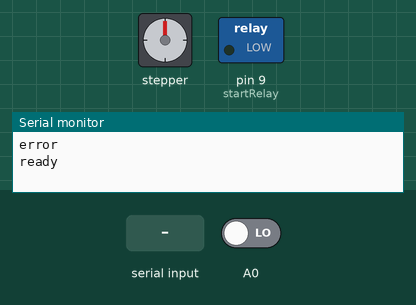
Bench run of a sketch on a simulated Arduino Uno, built with avr-gcc and run on an emulated ATmega328P. Parts: stepper motor, switched loads named in the sketch (green lamp = pin HIGH), the last lines printed to the serial monitor. Wiring (inferred from the names in the program): stepper motor (200 steps per turn assumed): coils pin 2, pin 3, pin 4, pin 5. The test bench sets the inputs (shaded band); at power-on: A0 LOW.

Above: at 1.2 s.
1.3 s: "start" received over Serial
At 2.1 s:
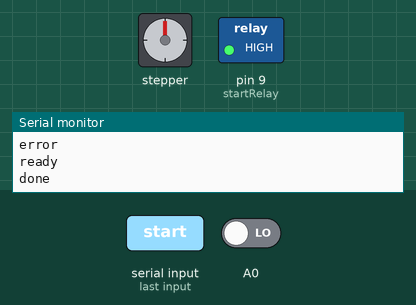
2.8 s: "stop" received over Serial
At 3.2 s:
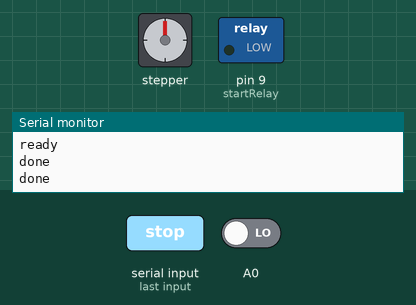
Timing chart, 0 to 5.8 s (numbered marks = the images above; inputs shaded):
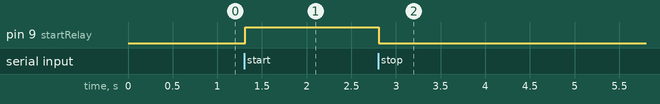

Measured:
- after the input at 1.3 s, pin 9 (startRelay): LOW → HIGH at once
- after the input at 2.8 s, pin 9 (startRelay): HIGH → LOW at once

The sketch:

arduino.ino
```cpp
#include <AccelStepper.h>

const int MAX_COORD = 230;   //максимальная координата в мм
const int STEPS_PER_MM = 200; //чему равен 1мм в шагах

int Relay1 = 2;  //пины реле
int Relay2 = 3;
int Relay3 = 4;
int Relay4 = 5;

int startRelay = 9;

String strData = "";  //вспомогательно для чтения команд
boolean recievedFlag;  //вспомогательно для чтения команд

int CurrentCapacity1 = 1;
int CurrentCapacity2 = 1;

AccelStepper stepper(1,7,6);

void setup() {
  Serial.begin(9600);
  Serial.setTimeout(200);

  stepper.setEnablePin(8);
  stepper.setPinsInverted(false, false, true);

  stepper.setMaxSpeed(10000);
  stepper.setAcceleration(13000);

  pinMode(Relay1, OUTPUT); //реле
  pinMode(Relay2, OUTPUT); //реле
  pinMode(Relay3, OUTPUT); //реле
  pinMode(Relay4, OUTPUT); //реле

  pinMode(startRelay, OUTPUT);

  pinMode(A0, INPUT); //концевик

  //Music();
  Home();
  SetCapacitor(1);

  Serial.println("ready");
}

void loop() {
  while (Serial.available() > 0) {         // ПОКА есть что то на вход
    strData += (char)Serial.read();        // забиваем строку принятыми данными
    recievedFlag = true;                   // поднять флаг что получили данные
    delay(2);                              // ЗАДЕРЖКА. Без неё работает некорректно!
  }

  strData.toLowerCase();
  strData.trim();

  if (recievedFlag) {                      // если данные получены
    recievedFlag = false;                  // опустить флаг
    if (strData == "home") {
      Home();
      Serial.println("done");
    }

    else if (strData == "getcoord") {
      Serial.println(-1 * stepper.currentPosition() / STEPS_PER_MM);
    }

    else if (strData == "getcapacity1") {
      Serial.println(CurrentCapacity1);
    }

    else if (strData == "getcapacity2") {
      Serial.println(CurrentCapacity2);
    }

    else if (strData.substring(0,8) == "setcoord") {
      SetCoord(strData.substring(8).toFloat());
    }

    else if (strData.substring(0,11) == "setcapacity") {
      SetCapacitor(strData.substring(11).toInt());
    }

    else if (strData.substring(0,8) == "start") {
      digitalWrite(startRelay, HIGH);
      SetCoord(0);
    }

    else if (strData.substring(0,8) == "stop") {
      SetCoord(0);
      digitalWrite(startRelay, LOW);
    }

    else{
      Error();
    }

    strData = "";                          // очистить

  }
}


//Вывод ошибок
void Error() {
  Serial.println("error");
}


// Движение к нулю
void Home() {
  stepper.enableOutputs();
  if(digitalRead(A0) == HIGH) {
    while (digitalRead(A0) == HIGH){
      stepper.move(100);
      stepper.runSpeed();
      stepper.stop();
    }
  }
  stepper.stop();
  stepper.disableOutputs();
  stepper.setCurrentPosition(0);
}


//движение к координате
void SetCoord(float new_coord) {
  if (new_coord == 0){
    Home();
    Serial.println("done");
  }
  else if (0 > new_coord or  MAX_COORD < new_coord)
    Error();
  else{
    stepper.enableOutputs();
    stepper.runToNewPosition( - STEPS_PER_MM * new_coord);
    stepper.disableOutputs();
    Serial.println("done");
  }
}


//выбор конденсатора
void SetCapacitor(int i) {
  switch(i) {
    case 11:
      digitalWrite(Relay1, HIGH);
      digitalWrite(Relay2, HIGH);
      CurrentCapacity1 = 1;
      Serial.println("done");
      break;
    case 12:
      digitalWrite(Relay1, HIGH);
      digitalWrite(Relay2, LOW);
      Serial.println("done");
      CurrentCapacity1 = 2;
      break;
    case 13:
      digitalWrite(Relay1, LOW);
      digitalWrite(Relay2, LOW);
      Serial.println("done");
      CurrentCapacity1 = 3;
      break;
    case 21:
      digitalWrite(Relay3, HIGH);
      digitalWrite(Relay4, HIGH);
      CurrentCapacity2 = 1;
      Serial.println("done");
      break;
    case 22:
      digitalWrite(Relay3, HIGH);
      digitalWrite(Relay4, LOW);
      Serial.println("done");
      CurrentCapacity2 = 2;
      break;
    case 23:
      digitalWrite(Relay3, LOW);
      digitalWrite(Relay4, LOW);
      Serial.println("done");
      CurrentCapacity2 = 3;
      break;
    default:
      Error();
      break;
  }
}


//для музыки
void All(boolean cmd) {
  digitalWrite(Relay1, cmd);
  delay(50);
  digitalWrite(Relay2, cmd);
  delay(30);
  digitalWrite(Relay3, cmd);
  delay(10);
  digitalWrite(Relay4, cmd);
}


void Music() {
  All(HIGH);
  delay(500);
  All(LOW);
  delay(20);
  All(HIGH);
  delay(80);
  All(LOW);
  delay(20);
  All(HIGH);
  delay(80);
  All(LOW);
  delay(80);
  All(HIGH);
  delay(200);
  All(LOW);
  delay(200);
  All(HIGH);
  delay(200);
  All(LOW);
  delay(500);
  All(HIGH);
}
```
